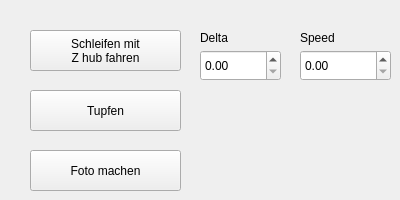
      <widget class="QWidget" name="tab_4">
       <attribute name="title">
        <string>Bewegungsprogramme</string>
       </attribute>
       <widget class="QPushButton" name="pushButton">
        <property name="geometry">
         <rect>
          <x>30</x>
          <y>30</y>
          <width>151</width>
          <height>41</height>
         </rect>
        </property>
        <property name="text">
         <string>Schleifen mit 
Z hub fahren</string>
        </property>
       </widget>
       <widget class="QPushButton" name="pushButton_2">
        <property name="geometry">
         <rect>
          <x>30</x>
          <y>90</y>
          <width>151</width>
          <height>41</height>
         </rect>
        </property>
        <property name="text">
         <string>Tupfen</string>
        </property>
       </widget>
       <widget class="QPushButton" name="pushButton_3">
        <property name="geometry">
         <rect>
          <x>30</x>
          <y>150</y>
          <width>151</width>
          <height>41</height>
         </rect>
        </property>
        <property name="text">
         <string>Foto machen</string>
        </property>
       </widget>
       <widget class="QDoubleSpinBox" name="doubleSpinBox_3">
        <property name="geometry">
         <rect>
          <x>200</x>
          <y>50</y>
          <width>81</width>
          <height>31</height>
         </rect>
        </property>
       </widget>
       <widget class="QDoubleSpinBox" name="doubleSpinBox_4">
        <property name="geometry">
         <rect>
          <x>300</x>
          <y>50</y>
          <width>91</width>
          <height>31</height>
         </rect>
        </property>
       </widget>
       <widget class="QLabel" name="label_23">
        <property name="geometry">
         <rect>
          <x>200</x>
          <y>30</y>
          <width>59</width>
          <height>16</height>
         </rect>
        </property>
        <property name="text">
         <string>Delta</string>
        </property>
       </widget>
       <widget class="QLabel" name="label_24">
        <property name="geometry">
         <rect>
          <x>300</x>
          <y>30</y>
          <width>59</width>
          <height>16</height>
         </rect>
        </property>
        <property name="text">
         <string>Speed</string>
        </property>
       </widget>
      </widget>
